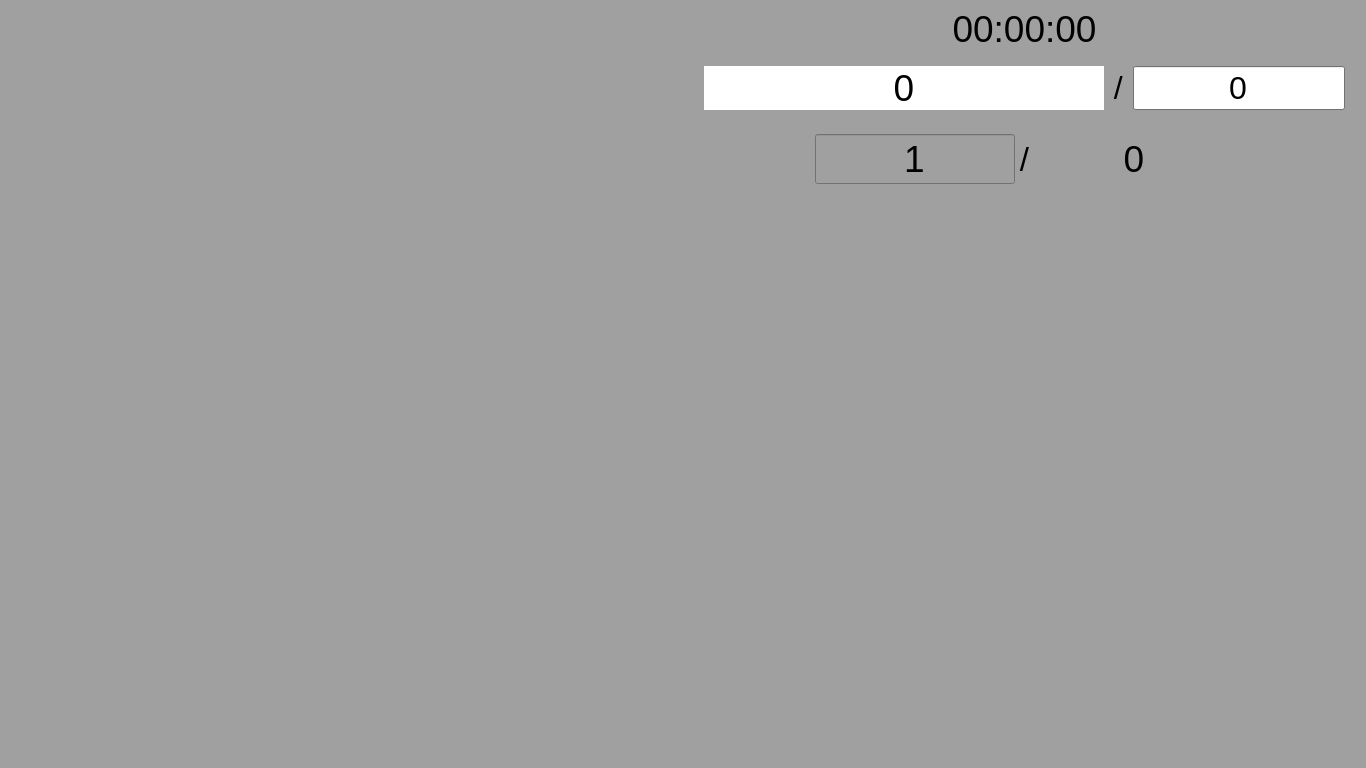
<?xml version="1.0" encoding="UTF-8"?>
<ui version="4.0">
 <class>ControlScreen</class>
 <widget class="QMainWindow" name="ControlScreen">
  <property name="geometry">
   <rect>
    <x>0</x>
    <y>0</y>
    <width>1366</width>
    <height>768</height>
   </rect>
  </property>
  <property name="sizePolicy">
   <sizepolicy hsizetype="Ignored" vsizetype="Ignored">
    <horstretch>0</horstretch>
    <verstretch>0</verstretch>
   </sizepolicy>
  </property>
  <property name="minimumSize">
   <size>
    <width>200</width>
    <height>100</height>
   </size>
  </property>
  <property name="palette">
   <palette>
    <active>
     <colorrole role="WindowText">
      <brush brushstyle="SolidPattern">
       <color alpha="255">
        <red>0</red>
        <green>0</green>
        <blue>0</blue>
       </color>
      </brush>
     </colorrole>
     <colorrole role="Button">
      <brush brushstyle="SolidPattern">
       <color alpha="255">
        <red>160</red>
        <green>160</green>
        <blue>160</blue>
       </color>
      </brush>
     </colorrole>
     <colorrole role="Light">
      <brush brushstyle="SolidPattern">
       <color alpha="255">
        <red>240</red>
        <green>240</green>
        <blue>240</blue>
       </color>
      </brush>
     </colorrole>
     <colorrole role="Midlight">
      <brush brushstyle="SolidPattern">
       <color alpha="255">
        <red>200</red>
        <green>200</green>
        <blue>200</blue>
       </color>
      </brush>
     </colorrole>
     <colorrole role="Dark">
      <brush brushstyle="SolidPattern">
       <color alpha="255">
        <red>80</red>
        <green>80</green>
        <blue>80</blue>
       </color>
      </brush>
     </colorrole>
     <colorrole role="Mid">
      <brush brushstyle="SolidPattern">
       <color alpha="255">
        <red>107</red>
        <green>107</green>
        <blue>107</blue>
       </color>
      </brush>
     </colorrole>
     <colorrole role="Text">
      <brush brushstyle="SolidPattern">
       <color alpha="255">
        <red>0</red>
        <green>0</green>
        <blue>0</blue>
       </color>
      </brush>
     </colorrole>
     <colorrole role="BrightText">
      <brush brushstyle="SolidPattern">
       <color alpha="255">
        <red>255</red>
        <green>255</green>
        <blue>255</blue>
       </color>
      </brush>
     </colorrole>
     <colorrole role="ButtonText">
      <brush brushstyle="SolidPattern">
       <color alpha="255">
        <red>0</red>
        <green>0</green>
        <blue>0</blue>
       </color>
      </brush>
     </colorrole>
     <colorrole role="Base">
      <brush brushstyle="SolidPattern">
       <color alpha="255">
        <red>255</red>
        <green>255</green>
        <blue>255</blue>
       </color>
      </brush>
     </colorrole>
     <colorrole role="Window">
      <brush brushstyle="SolidPattern">
       <color alpha="255">
        <red>160</red>
        <green>160</green>
        <blue>160</blue>
       </color>
      </brush>
     </colorrole>
     <colorrole role="Shadow">
      <brush brushstyle="SolidPattern">
       <color alpha="255">
        <red>0</red>
        <green>0</green>
        <blue>0</blue>
       </color>
      </brush>
     </colorrole>
     <colorrole role="AlternateBase">
      <brush brushstyle="SolidPattern">
       <color alpha="255">
        <red>207</red>
        <green>207</green>
        <blue>207</blue>
       </color>
      </brush>
     </colorrole>
     <colorrole role="ToolTipBase">
      <brush brushstyle="SolidPattern">
       <color alpha="255">
        <red>255</red>
        <green>255</green>
        <blue>220</blue>
       </color>
      </brush>
     </colorrole>
     <colorrole role="ToolTipText">
      <brush brushstyle="SolidPattern">
       <color alpha="255">
        <red>0</red>
        <green>0</green>
        <blue>0</blue>
       </color>
      </brush>
     </colorrole>
    </active>
    <inactive>
     <colorrole role="WindowText">
      <brush brushstyle="SolidPattern">
       <color alpha="255">
        <red>0</red>
        <green>0</green>
        <blue>0</blue>
       </color>
      </brush>
     </colorrole>
     <colorrole role="Button">
      <brush brushstyle="SolidPattern">
       <color alpha="255">
        <red>160</red>
        <green>160</green>
        <blue>160</blue>
       </color>
      </brush>
     </colorrole>
     <colorrole role="Light">
      <brush brushstyle="SolidPattern">
       <color alpha="255">
        <red>240</red>
        <green>240</green>
        <blue>240</blue>
       </color>
      </brush>
     </colorrole>
     <colorrole role="Midlight">
      <brush brushstyle="SolidPattern">
       <color alpha="255">
        <red>200</red>
        <green>200</green>
        <blue>200</blue>
       </color>
      </brush>
     </colorrole>
     <colorrole role="Dark">
      <brush brushstyle="SolidPattern">
       <color alpha="255">
        <red>80</red>
        <green>80</green>
        <blue>80</blue>
       </color>
      </brush>
     </colorrole>
     <colorrole role="Mid">
      <brush brushstyle="SolidPattern">
       <color alpha="255">
        <red>107</red>
        <green>107</green>
        <blue>107</blue>
       </color>
      </brush>
     </colorrole>
     <colorrole role="Text">
      <brush brushstyle="SolidPattern">
       <color alpha="255">
        <red>0</red>
        <green>0</green>
        <blue>0</blue>
       </color>
      </brush>
     </colorrole>
     <colorrole role="BrightText">
      <brush brushstyle="SolidPattern">
       <color alpha="255">
        <red>255</red>
        <green>255</green>
        <blue>255</blue>
       </color>
      </brush>
     </colorrole>
     <colorrole role="ButtonText">
      <brush brushstyle="SolidPattern">
       <color alpha="255">
        <red>0</red>
        <green>0</green>
        <blue>0</blue>
       </color>
      </brush>
     </colorrole>
     <colorrole role="Base">
      <brush brushstyle="SolidPattern">
       <color alpha="255">
        <red>255</red>
        <green>255</green>
        <blue>255</blue>
       </color>
      </brush>
     </colorrole>
     <colorrole role="Window">
      <brush brushstyle="SolidPattern">
       <color alpha="255">
        <red>160</red>
        <green>160</green>
        <blue>160</blue>
       </color>
      </brush>
     </colorrole>
     <colorrole role="Shadow">
      <brush brushstyle="SolidPattern">
       <color alpha="255">
        <red>0</red>
        <green>0</green>
        <blue>0</blue>
       </color>
      </brush>
     </colorrole>
     <colorrole role="AlternateBase">
      <brush brushstyle="SolidPattern">
       <color alpha="255">
        <red>207</red>
        <green>207</green>
        <blue>207</blue>
       </color>
      </brush>
     </colorrole>
     <colorrole role="ToolTipBase">
      <brush brushstyle="SolidPattern">
       <color alpha="255">
        <red>255</red>
        <green>255</green>
        <blue>220</blue>
       </color>
      </brush>
     </colorrole>
     <colorrole role="ToolTipText">
      <brush brushstyle="SolidPattern">
       <color alpha="255">
        <red>0</red>
        <green>0</green>
        <blue>0</blue>
       </color>
      </brush>
     </colorrole>
    </inactive>
    <disabled>
     <colorrole role="WindowText">
      <brush brushstyle="SolidPattern">
       <color alpha="255">
        <red>80</red>
        <green>80</green>
        <blue>80</blue>
       </color>
      </brush>
     </colorrole>
     <colorrole role="Button">
      <brush brushstyle="SolidPattern">
       <color alpha="255">
        <red>160</red>
        <green>160</green>
        <blue>160</blue>
       </color>
      </brush>
     </colorrole>
     <colorrole role="Light">
      <brush brushstyle="SolidPattern">
       <color alpha="255">
        <red>240</red>
        <green>240</green>
        <blue>240</blue>
       </color>
      </brush>
     </colorrole>
     <colorrole role="Midlight">
      <brush brushstyle="SolidPattern">
       <color alpha="255">
        <red>200</red>
        <green>200</green>
        <blue>200</blue>
       </color>
      </brush>
     </colorrole>
     <colorrole role="Dark">
      <brush brushstyle="SolidPattern">
       <color alpha="255">
        <red>80</red>
        <green>80</green>
        <blue>80</blue>
       </color>
      </brush>
     </colorrole>
     <colorrole role="Mid">
      <brush brushstyle="SolidPattern">
       <color alpha="255">
        <red>107</red>
        <green>107</green>
        <blue>107</blue>
       </color>
      </brush>
     </colorrole>
     <colorrole role="Text">
      <brush brushstyle="SolidPattern">
       <color alpha="255">
        <red>80</red>
        <green>80</green>
        <blue>80</blue>
       </color>
      </brush>
     </colorrole>
     <colorrole role="BrightText">
      <brush brushstyle="SolidPattern">
       <color alpha="255">
        <red>255</red>
        <green>255</green>
        <blue>255</blue>
       </color>
      </brush>
     </colorrole>
     <colorrole role="ButtonText">
      <brush brushstyle="SolidPattern">
       <color alpha="255">
        <red>80</red>
        <green>80</green>
        <blue>80</blue>
       </color>
      </brush>
     </colorrole>
     <colorrole role="Base">
      <brush brushstyle="SolidPattern">
       <color alpha="255">
        <red>160</red>
        <green>160</green>
        <blue>160</blue>
       </color>
      </brush>
     </colorrole>
     <colorrole role="Window">
      <brush brushstyle="SolidPattern">
       <color alpha="255">
        <red>160</red>
        <green>160</green>
        <blue>160</blue>
       </color>
      </brush>
     </colorrole>
     <colorrole role="Shadow">
      <brush brushstyle="SolidPattern">
       <color alpha="255">
        <red>0</red>
        <green>0</green>
        <blue>0</blue>
       </color>
      </brush>
     </colorrole>
     <colorrole role="AlternateBase">
      <brush brushstyle="SolidPattern">
       <color alpha="255">
        <red>160</red>
        <green>160</green>
        <blue>160</blue>
       </color>
      </brush>
     </colorrole>
     <colorrole role="ToolTipBase">
      <brush brushstyle="SolidPattern">
       <color alpha="255">
        <red>255</red>
        <green>255</green>
        <blue>220</blue>
       </color>
      </brush>
     </colorrole>
     <colorrole role="ToolTipText">
      <brush brushstyle="SolidPattern">
       <color alpha="255">
        <red>0</red>
        <green>0</green>
        <blue>0</blue>
       </color>
      </brush>
     </colorrole>
    </disabled>
   </palette>
  </property>
  <property name="mouseTracking">
   <bool>false</bool>
  </property>
  <property name="windowTitle">
   <string>ControlScreen</string>
  </property>
  <property name="documentMode">
   <bool>true</bool>
  </property>
  <widget class="QWidget" name="centralWidget">
   <property name="enabled">
    <bool>true</bool>
   </property>
   <property name="sizePolicy">
    <sizepolicy hsizetype="Expanding" vsizetype="Expanding">
     <horstretch>0</horstretch>
     <verstretch>0</verstretch>
    </sizepolicy>
   </property>
   <layout class="QGridLayout" name="gridLayout" rowstretch="1,3,0" columnstretch="0,0" rowminimumheight="0,0,0">
    <property name="leftMargin">
     <number>0</number>
    </property>
    <property name="topMargin">
     <number>0</number>
    </property>
    <property name="rightMargin">
     <number>0</number>
    </property>
    <property name="bottomMargin">
     <number>0</number>
    </property>
    <property name="spacing">
     <number>0</number>
    </property>
    <item row="1" column="1">
     <layout class="QVBoxLayout" name="overviewLayout" stretch="1,1">
      <property name="spacing">
       <number>1</number>
      </property>
      <property name="sizeConstraint">
       <enum>QLayout::SetMaximumSize</enum>
      </property>
      <property name="topMargin">
       <number>0</number>
      </property>
      <item>
       <widget class="PreviewSlide" name="current_slide" native="true">
        <property name="sizePolicy">
         <sizepolicy hsizetype="Expanding" vsizetype="Expanding">
          <horstretch>0</horstretch>
          <verstretch>1</verstretch>
         </sizepolicy>
        </property>
        <property name="minimumSize">
         <size>
          <width>10</width>
          <height>10</height>
         </size>
        </property>
        <property name="mouseTracking">
         <bool>true</bool>
        </property>
        <property name="focusPolicy">
         <enum>Qt::ClickFocus</enum>
        </property>
        <property name="contextMenuPolicy">
         <enum>Qt::NoContextMenu</enum>
        </property>
       </widget>
      </item>
      <item>
       <widget class="PreviewSlide" name="next_slide" native="true">
        <property name="sizePolicy">
         <sizepolicy hsizetype="Expanding" vsizetype="Expanding">
          <horstretch>0</horstretch>
          <verstretch>1</verstretch>
         </sizepolicy>
        </property>
        <property name="minimumSize">
         <size>
          <width>10</width>
          <height>10</height>
         </size>
        </property>
        <property name="mouseTracking">
         <bool>true</bool>
        </property>
        <property name="focusPolicy">
         <enum>Qt::ClickFocus</enum>
        </property>
        <property name="contextMenuPolicy">
         <enum>Qt::NoContextMenu</enum>
        </property>
       </widget>
      </item>
     </layout>
    </item>
    <item row="2" column="1">
     <widget class="ToolSelector" name="tool_selector" native="true"/>
    </item>
    <item row="0" column="0" rowspan="3">
     <widget class="MediaSlide" name="notes_widget" native="true">
      <property name="sizePolicy">
       <sizepolicy hsizetype="Expanding" vsizetype="Expanding">
        <horstretch>0</horstretch>
        <verstretch>0</verstretch>
       </sizepolicy>
      </property>
      <property name="minimumSize">
       <size>
        <width>40</width>
        <height>30</height>
       </size>
      </property>
      <property name="mouseTracking">
       <bool>true</bool>
      </property>
      <property name="focusPolicy">
       <enum>Qt::ClickFocus</enum>
      </property>
      <property name="contextMenuPolicy">
       <enum>Qt::NoContextMenu</enum>
      </property>
     </widget>
    </item>
    <item row="0" column="1">
     <layout class="QVBoxLayout" name="infoLayout" stretch="1,0,2,0,3,0,1">
      <property name="spacing">
       <number>1</number>
      </property>
      <property name="sizeConstraint">
       <enum>QLayout::SetDefaultConstraint</enum>
      </property>
      <item>
       <spacer name="verticalSpacer_3">
        <property name="orientation">
         <enum>Qt::Vertical</enum>
        </property>
        <property name="sizeHint" stdset="0">
         <size>
          <width>0</width>
          <height>0</height>
         </size>
        </property>
       </spacer>
      </item>
      <item>
       <widget class="QLabel" name="label_clock">
        <property name="font">
         <font>
          <pointsize>28</pointsize>
         </font>
        </property>
        <property name="focusPolicy">
         <enum>Qt::NoFocus</enum>
        </property>
        <property name="text">
         <string>00:00:00</string>
        </property>
        <property name="alignment">
         <set>Qt::AlignCenter</set>
        </property>
        <property name="textInteractionFlags">
         <set>Qt::NoTextInteraction</set>
        </property>
       </widget>
      </item>
      <item>
       <spacer name="verticalSpacer">
        <property name="orientation">
         <enum>Qt::Vertical</enum>
        </property>
        <property name="sizeHint" stdset="0">
         <size>
          <width>0</width>
          <height>2</height>
         </size>
        </property>
       </spacer>
      </item>
      <item>
       <layout class="QHBoxLayout" name="timerLayout" stretch="1,20,0,10,1">
        <property name="spacing">
         <number>1</number>
        </property>
        <item>
         <spacer name="horizontalSpacer_3">
          <property name="orientation">
           <enum>Qt::Horizontal</enum>
          </property>
          <property name="sizeHint" stdset="0">
           <size>
            <width>2</width>
            <height>20</height>
           </size>
          </property>
         </spacer>
        </item>
        <item>
         <widget class="Timer" name="label_timer">
          <property name="sizePolicy">
           <sizepolicy hsizetype="Expanding" vsizetype="Preferred">
            <horstretch>0</horstretch>
            <verstretch>0</verstretch>
           </sizepolicy>
          </property>
          <property name="minimumSize">
           <size>
            <width>100</width>
            <height>20</height>
           </size>
          </property>
          <property name="maximumSize">
           <size>
            <width>400</width>
            <height>400</height>
           </size>
          </property>
          <property name="palette">
           <palette>
            <active>
             <colorrole role="Base">
              <brush brushstyle="SolidPattern">
               <color alpha="255">
                <red>255</red>
                <green>255</green>
                <blue>255</blue>
               </color>
              </brush>
             </colorrole>
             <colorrole role="Window">
              <brush brushstyle="SolidPattern">
               <color alpha="255">
                <red>255</red>
                <green>255</green>
                <blue>255</blue>
               </color>
              </brush>
             </colorrole>
            </active>
            <inactive>
             <colorrole role="Base">
              <brush brushstyle="SolidPattern">
               <color alpha="255">
                <red>255</red>
                <green>255</green>
                <blue>255</blue>
               </color>
              </brush>
             </colorrole>
             <colorrole role="Window">
              <brush brushstyle="SolidPattern">
               <color alpha="255">
                <red>255</red>
                <green>255</green>
                <blue>255</blue>
               </color>
              </brush>
             </colorrole>
            </inactive>
            <disabled>
             <colorrole role="Base">
              <brush brushstyle="SolidPattern">
               <color alpha="255">
                <red>255</red>
                <green>255</green>
                <blue>255</blue>
               </color>
              </brush>
             </colorrole>
             <colorrole role="Window">
              <brush brushstyle="SolidPattern">
               <color alpha="255">
                <red>255</red>
                <green>255</green>
                <blue>255</blue>
               </color>
              </brush>
             </colorrole>
            </disabled>
           </palette>
          </property>
          <property name="font">
           <font>
            <pointsize>28</pointsize>
           </font>
          </property>
          <property name="autoFillBackground">
           <bool>true</bool>
          </property>
          <property name="text">
           <string notr="true">0</string>
          </property>
          <property name="textFormat">
           <enum>Qt::PlainText</enum>
          </property>
          <property name="alignment">
           <set>Qt::AlignCenter</set>
          </property>
          <property name="textInteractionFlags">
           <set>Qt::NoTextInteraction</set>
          </property>
         </widget>
        </item>
        <item>
         <widget class="QLabel" name="text_slash_2">
          <property name="maximumSize">
           <size>
            <width>200</width>
            <height>400</height>
           </size>
          </property>
          <property name="font">
           <font>
            <pointsize>24</pointsize>
           </font>
          </property>
          <property name="text">
           <string> / </string>
          </property>
         </widget>
        </item>
        <item>
         <widget class="QLineEdit" name="edit_timer">
          <property name="sizePolicy">
           <sizepolicy hsizetype="MinimumExpanding" vsizetype="Fixed">
            <horstretch>0</horstretch>
            <verstretch>0</verstretch>
           </sizepolicy>
          </property>
          <property name="minimumSize">
           <size>
            <width>10</width>
            <height>0</height>
           </size>
          </property>
          <property name="maximumSize">
           <size>
            <width>400</width>
            <height>400</height>
           </size>
          </property>
          <property name="font">
           <font>
            <pointsize>24</pointsize>
           </font>
          </property>
          <property name="inputMethodHints">
           <set>Qt::ImhNoAutoUppercase|Qt::ImhNoPredictiveText|Qt::ImhPreferNumbers|Qt::ImhTime</set>
          </property>
          <property name="inputMask">
           <string notr="true"/>
          </property>
          <property name="text">
           <string notr="true">0</string>
          </property>
          <property name="maxLength">
           <number>9</number>
          </property>
          <property name="alignment">
           <set>Qt::AlignCenter</set>
          </property>
          <property name="placeholderText">
           <string notr="true"/>
          </property>
         </widget>
        </item>
        <item>
         <spacer name="horizontalSpacer_4">
          <property name="orientation">
           <enum>Qt::Horizontal</enum>
          </property>
          <property name="sizeHint" stdset="0">
           <size>
            <width>2</width>
            <height>20</height>
           </size>
          </property>
         </spacer>
        </item>
       </layout>
      </item>
      <item>
       <spacer name="verticalSpacer_2">
        <property name="orientation">
         <enum>Qt::Vertical</enum>
        </property>
        <property name="sizeType">
         <enum>QSizePolicy::Expanding</enum>
        </property>
        <property name="sizeHint" stdset="0">
         <size>
          <width>0</width>
          <height>8</height>
         </size>
        </property>
       </spacer>
      </item>
      <item>
       <layout class="QHBoxLayout" name="slideNumbersLayout" stretch="1,10,0,5,1">
        <property name="spacing">
         <number>4</number>
        </property>
        <item>
         <spacer name="horizontalSpacer_2">
          <property name="orientation">
           <enum>Qt::Horizontal</enum>
          </property>
          <property name="sizeType">
           <enum>QSizePolicy::Preferred</enum>
          </property>
          <property name="sizeHint" stdset="0">
           <size>
            <width>0</width>
            <height>20</height>
           </size>
          </property>
         </spacer>
        </item>
        <item>
         <widget class="PageNumberEdit" name="text_current_slide">
          <property name="sizePolicy">
           <sizepolicy hsizetype="Preferred" vsizetype="Preferred">
            <horstretch>0</horstretch>
            <verstretch>0</verstretch>
           </sizepolicy>
          </property>
          <property name="minimumSize">
           <size>
            <width>20</width>
            <height>10</height>
           </size>
          </property>
          <property name="maximumSize">
           <size>
            <width>200</width>
            <height>400</height>
           </size>
          </property>
          <property name="palette">
           <palette>
            <active>
             <colorrole role="Base">
              <brush brushstyle="SolidPattern">
               <color alpha="255">
                <red>160</red>
                <green>160</green>
                <blue>160</blue>
               </color>
              </brush>
             </colorrole>
            </active>
            <inactive>
             <colorrole role="Base">
              <brush brushstyle="SolidPattern">
               <color alpha="255">
                <red>160</red>
                <green>160</green>
                <blue>160</blue>
               </color>
              </brush>
             </colorrole>
            </inactive>
            <disabled>
             <colorrole role="Base">
              <brush brushstyle="SolidPattern">
               <color alpha="255">
                <red>160</red>
                <green>160</green>
                <blue>160</blue>
               </color>
              </brush>
             </colorrole>
            </disabled>
           </palette>
          </property>
          <property name="font">
           <font>
            <pointsize>28</pointsize>
           </font>
          </property>
          <property name="cursor">
           <cursorShape>IBeamCursor</cursorShape>
          </property>
          <property name="focusPolicy">
           <enum>Qt::ClickFocus</enum>
          </property>
          <property name="inputMethodHints">
           <set>Qt::ImhDigitsOnly</set>
          </property>
          <property name="inputMask">
           <string notr="true"/>
          </property>
          <property name="text">
           <string notr="true">1</string>
          </property>
          <property name="maxLength">
           <number>3</number>
          </property>
          <property name="frame">
           <bool>true</bool>
          </property>
          <property name="alignment">
           <set>Qt::AlignCenter</set>
          </property>
          <property name="placeholderText">
           <string notr="true"/>
          </property>
         </widget>
        </item>
        <item>
         <widget class="QLabel" name="text_slash">
          <property name="sizePolicy">
           <sizepolicy hsizetype="Preferred" vsizetype="Preferred">
            <horstretch>0</horstretch>
            <verstretch>0</verstretch>
           </sizepolicy>
          </property>
          <property name="minimumSize">
           <size>
            <width>0</width>
            <height>0</height>
           </size>
          </property>
          <property name="maximumSize">
           <size>
            <width>200</width>
            <height>400</height>
           </size>
          </property>
          <property name="font">
           <font>
            <pointsize>25</pointsize>
           </font>
          </property>
          <property name="text">
           <string>/</string>
          </property>
          <property name="alignment">
           <set>Qt::AlignCenter</set>
          </property>
          <property name="textInteractionFlags">
           <set>Qt::NoTextInteraction</set>
          </property>
         </widget>
        </item>
        <item>
         <widget class="QLabel" name="text_number_slides">
          <property name="minimumSize">
           <size>
            <width>10</width>
            <height>0</height>
           </size>
          </property>
          <property name="maximumSize">
           <size>
            <width>200</width>
            <height>400</height>
           </size>
          </property>
          <property name="font">
           <font>
            <pointsize>28</pointsize>
           </font>
          </property>
          <property name="text">
           <string>0</string>
          </property>
          <property name="textFormat">
           <enum>Qt::PlainText</enum>
          </property>
          <property name="alignment">
           <set>Qt::AlignCenter</set>
          </property>
          <property name="textInteractionFlags">
           <set>Qt::NoTextInteraction</set>
          </property>
         </widget>
        </item>
        <item>
         <spacer name="horizontalSpacer">
          <property name="orientation">
           <enum>Qt::Horizontal</enum>
          </property>
          <property name="sizeType">
           <enum>QSizePolicy::Preferred</enum>
          </property>
          <property name="sizeHint" stdset="0">
           <size>
            <width>0</width>
            <height>20</height>
           </size>
          </property>
         </spacer>
        </item>
       </layout>
      </item>
      <item>
       <spacer name="verticalSpacer_4">
        <property name="orientation">
         <enum>Qt::Vertical</enum>
        </property>
        <property name="sizeHint" stdset="0">
         <size>
          <width>0</width>
          <height>0</height>
         </size>
        </property>
       </spacer>
      </item>
     </layout>
    </item>
   </layout>
  </widget>
 </widget>
 <layoutdefault spacing="6" margin="11"/>
 <customwidgets>
  <customwidget>
   <class>PageNumberEdit</class>
   <extends>QLineEdit</extends>
   <header>src/gui/pagenumberedit.h</header>
  </customwidget>
  <customwidget>
   <class>Timer</class>
   <extends>QLabel</extends>
   <header>src/gui/timer.h</header>
  </customwidget>
  <customwidget>
   <class>PreviewSlide</class>
   <extends>QWidget</extends>
   <header>src/slide/previewslide.h</header>
   <container>1</container>
  </customwidget>
  <customwidget>
   <class>MediaSlide</class>
   <extends>QWidget</extends>
   <header>src/slide/mediaslide.h</header>
   <container>1</container>
  </customwidget>
  <customwidget>
   <class>ToolSelector</class>
   <extends>QWidget</extends>
   <header>src/gui/toolselector.h</header>
   <container>1</container>
  </customwidget>
 </customwidgets>
 <resources/>
 <connections/>
</ui>
